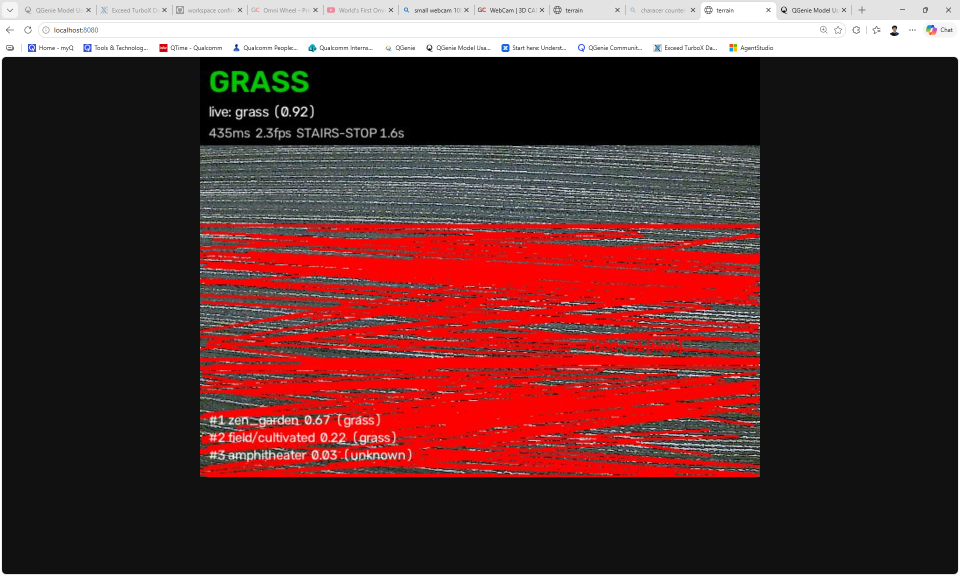
#> input picture image.png, 1920 x 1152 px (shown at 1/2 size)
$ python -i terrain.py   (imports and definitions only)
#> lines starting #> are read from the running program, lines starting #| are printed output that depends on the picture
#> further down, picture is the input picture: shape (1152, 1920, 3); mean B, G, R 50.6, 51.3, 88.9
#!/usr/bin/env python3
"""Terrain sensor for the Shepherd cane — Phases 2+3+4 complete.

Two-signal pipeline:
  (B) TERRAIN CLASSIFIER — Places365 ResNet18 ONNX, aggregated to a 6-class
      taxonomy: {sidewalk, road, grass, stairs, indoor_floor, unknown}.
  (A) STAIR-EDGE / DROP-OFF — classical CV: Canny + probabilistic Hough on
      the lower 60% of frame; near-horizontal lines (±10°, length ≥ 40% of
      frame width); a stack of ≥3 parallel edges in a small vertical span
      (<30% of frame height) is the stair-tread signature.

Wiring to the cane (qcane-wheel on :7000):
  - Rate-limited /api/phone terrain announcements on debounced class change.
  - STAIRS GUARDRAIL: classifier='stairs' OR edge_confidence>=HIGH →
    immediate /api/motor {"dir":0} + distinctive vibro (two 300ms pulses).
    HOLD for 3.0s regardless of next classification.
  - Non-stair edges → single 400ms vibro, at most every 2s.
"""
from __future__ import annotations

import argparse
import http.server
import json
import socketserver
import threading
import time
from pathlib import Path
from urllib import request as urlreq

import cv2
import numpy as np
import onnxruntime as ort

ROOT = Path(__file__).resolve().parent
MODEL = ROOT / "models/places365/resnet18_places365.onnx"
CATEGORIES = ROOT / "models/places365/categories_places365.txt"

IMAGENET_MEAN = np.array([0.485, 0.456, 0.406], np.float32).reshape(3, 1, 1)
IMAGENET_STD = np.array([0.229, 0.224, 0.225], np.float32).reshape(3, 1, 1)

# ---- stair-edge detector config (Phase 3) -----------------------------------
EDGE_ROI_TOP = 0.40          # only analyze the lower 60% of frame
EDGE_ANGLE_TOL_DEG = 10      # near-horizontal = within ±10° of horizontal
EDGE_MIN_LEN_FRAC = 0.60     # min line length as fraction of frame width (raised from 0.40)
EDGE_MIN_PARALLEL = 5        # ≥5 parallel horizontal edges = stair signature (raised from 3)
EDGE_VERTICAL_SPAN_FRAC = 0.30  # parallel edges must be within this fraction of frame height
EDGE_HIGH_CONFIDENCE = 6     # ≥ this many parallel edges = HIGH confidence (raised from 4)

# ---- cane wiring config (Phase 4) -------------------------------------------
DEFAULT_CANE_URL = "http://127.0.0.1:7000"
POST_INTERVAL_S = 2.0           # min seconds between terrain announcements
POST_TIMEOUT_S = 1.0
STAIRS_STOP_HOLD_S = 3.0       # force-hold wheel stop on STAIRS for this long
EDGE_VIBRO_COOLDOWN_S = 2.0    # non-stair edge vibro at most every 2s
LOOP_SLEEP = 0.3               # throttle inference loop

# ---- 6-class terrain taxonomy ----------------------------------------------
TAXONOMY = ("sidewalk", "road", "grass", "stairs", "indoor_floor", "unknown")

# Hand-curated 365 -> taxonomy map. Populated from the exact Places365
# category names (see models/places365/categories_places365.txt). Every raw
# class NOT in this map falls through to "unknown" — better to admit
# uncertainty than assert a wrong label.
#
# Rules of thumb used to build this:
#   - "sidewalk"    walkable pedestrian outdoor surface
#   - "road"        vehicular surface (something a cane user should NOT be on)
#   - "grass"       natural terrain / vegetation underfoot
#   - "stairs"      any staircase / escalator (the safety-critical class)
#   - "indoor_floor" a floor you'd walk on indoors
#   - "unknown"     anything else, or ambiguous
NAME_TO_TERRAIN = {
    # ---- stairs (safety critical — err on side of firing this)
    "staircase": "stairs",
    "escalator/indoor": "stairs",
    "elevator/door": "stairs",  # deep well ahead
    "fire_escape": "stairs",

    # ---- sidewalk / pedestrian outdoor
    "sidewalk": "sidewalk",
    "promenade": "sidewalk",
    "crosswalk": "sidewalk",
    "boardwalk": "sidewalk",
    "plaza": "sidewalk",
    "courtyard": "sidewalk",
    "patio": "sidewalk",
    "driveway": "sidewalk",
    "porch": "sidewalk",
    "alley": "sidewalk",
    "campus": "sidewalk",
    "downtown": "sidewalk",       # street-level pedestrian
    "residential_neighborhood": "sidewalk",
    "picnic_area": "sidewalk",

    # ---- road (vehicular — hazard for a pedestrian)
    "street": "road",
    "highway": "road",
    "desert_road": "road",
    "field_road": "road",
    "forest_road": "road",
    "parking_lot": "road",
    "parking_garage/indoor": "road",
    "parking_garage/outdoor": "road",
    "runway": "road",
    "raceway": "road",
    "racecourse": "road",
    "gas_station": "road",
    "bridge": "road",
    "viaduct": "road",

    # ---- grass / natural terrain
    "lawn": "grass",
    "yard": "grass",
    "field/cultivated": "grass",
    "field/wild": "grass",
    "hayfield": "grass",
    "wheat_field": "grass",
    "corn_field": "grass",
    "pasture": "grass",
    "vegetable_garden": "grass",
    "park": "grass",
    "botanical_garden": "grass",
    "formal_garden": "grass",
    "japanese_garden": "grass",
    "roof_garden": "grass",
    "topiary_garden": "grass",
    "golf_course": "grass",
    "soccer_field": "grass",
    "football_field": "grass",
    "baseball_field": "grass",
    "athletic_field/outdoor": "grass",
    "forest/broadleaf": "grass",
    "forest_path": "grass",
    "rainforest": "grass",
    "bamboo_forest": "grass",
    "orchard": "grass",
    "vineyard": "grass",
    "tree_farm": "grass",
    "rice_paddy": "grass",
    "farm": "grass",
    "marsh": "grass",
    "swamp": "grass",
    "mountain_path": "grass",     # trail / natural
    "trench": "grass",             # earth underfoot

    # ---- indoor floor
    "corridor": "indoor_floor",
    "hallway": "indoor_floor",
    "lobby": "indoor_floor",
    "reception": "indoor_floor",
    "waiting_room": "indoor_floor",
    "entrance_hall": "indoor_floor",
    "elevator_lobby": "indoor_floor",
    "kitchen": "indoor_floor",
    "living_room": "indoor_floor",
    "dining_room": "indoor_floor",
    "dining_hall": "indoor_floor",
    "bedroom": "indoor_floor",
    "bedchamber": "indoor_floor",
    "childs_room": "indoor_floor",
    "dorm_room": "indoor_floor",
    "hotel_room": "indoor_floor",
    "hospital_room": "indoor_floor",
    "bathroom": "indoor_floor",
    "shower": "indoor_floor",
    "closet": "indoor_floor",
    "attic": "indoor_floor",
    "basement": "indoor_floor",
    "storage_room": "indoor_floor",
    "utility_room": "indoor_floor",
    "office": "indoor_floor",
    "office_cubicles": "indoor_floor",
    "home_office": "indoor_floor",
    "classroom": "indoor_floor",
    "kindergarden_classroom": "indoor_floor",
    "lecture_room": "indoor_floor",
    "conference_room": "indoor_floor",
    "conference_center": "indoor_floor",
    "auditorium": "indoor_floor",
    "library/indoor": "indoor_floor",
    "bookstore": "indoor_floor",
    "shopping_mall/indoor": "indoor_floor",
    "supermarket": "indoor_floor",
    "department_store": "indoor_floor",
    "clothing_store": "indoor_floor",
    "shoe_shop": "indoor_floor",
    "jewelry_shop": "indoor_floor",
    "hardware_store": "indoor_floor",
    "toyshop": "indoor_floor",
    "pharmacy": "indoor_floor",
    "drugstore": "indoor_floor",
    "gift_shop": "indoor_floor",
    "florist_shop/indoor": "indoor_floor",
    "candy_store": "indoor_floor",
    "delicatessen": "indoor_floor",
    "bakery/shop": "indoor_floor",
    "restaurant": "indoor_floor",
    "restaurant_kitchen": "indoor_floor",
    "cafeteria": "indoor_floor",
    "coffee_shop": "indoor_floor",
    "food_court": "indoor_floor",
    "fastfood_restaurant": "indoor_floor",
    "pizzeria": "indoor_floor",
    "diner/outdoor": "indoor_floor",
    "bar": "indoor_floor",
    "pub/indoor": "indoor_floor",
    "beer_hall": "indoor_floor",
    "banquet_hall": "indoor_floor",
    "ballroom": "indoor_floor",
    "museum/indoor": "indoor_floor",
    "natural_history_museum": "indoor_floor",
    "science_museum": "indoor_floor",
    "art_gallery": "indoor_floor",
    "church/indoor": "indoor_floor",
    "temple/asia": "indoor_floor",
    "throne_room": "indoor_floor",
    "bank_vault": "indoor_floor",
    "gymnasium/indoor": "indoor_floor",
    "martial_arts_gym": "indoor_floor",
    "basketball_court/indoor": "indoor_floor",
    "bowling_alley": "indoor_floor",
    "beauty_salon": "indoor_floor",
    "laundromat": "indoor_floor",
    "hospital": "indoor_floor",
    "airport_terminal": "indoor_floor",
    "bus_station/indoor": "indoor_floor",
    "train_station/platform": "indoor_floor",
    "subway_station/platform": "indoor_floor",
    "bus_interior": "indoor_floor",
    "train_interior": "indoor_floor",
    # everything else -> unknown
}


# [29 lines left out: functions load_categories, build_class_to_terrain, not called in this run]


# ---- stair-edge detection (Phase 3) ------------------------------------------

class StairEdgeResult:
    def __init__(self, detected: bool, edge_row: int, n_edges: int,
                 confidence: str, lines: list):
        self.detected = detected
        self.edge_row = edge_row    # row of the topmost (farthest) stair edge in full frame
        self.n_edges = n_edges      # parallel edges found
        self.confidence = confidence  # "high" | "low" | "none"
        self.lines = lines          # list of (x1,y1,x2,y2) in full-frame coords for overlay


def detect_stair_edges(frame_bgr: np.ndarray) -> StairEdgeResult:
    """Classical stair-edge detection via Canny + probabilistic Hough."""
    h, w = frame_bgr.shape[:2]
#> h = 1152; w = 1920
    roi_top = int(h * EDGE_ROI_TOP)
#> roi_top = 460
    roi = frame_bgr[roi_top:, :]
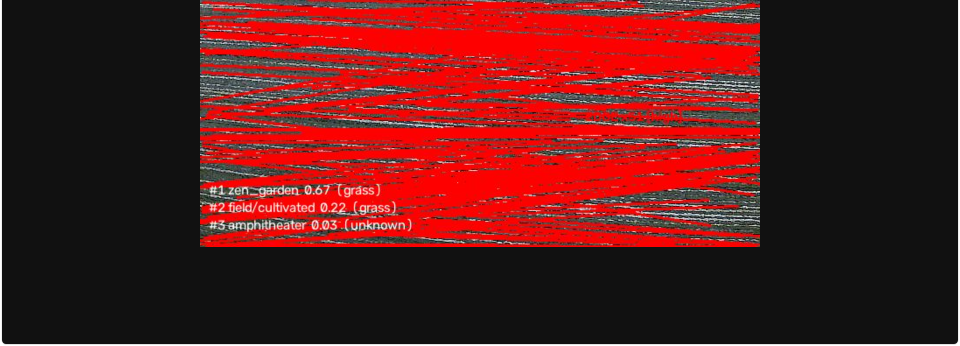
#> roi: shape (692, 1920, 3) (shown at 1/2 size); mean B, G, R 26.8, 27.5, 90.4
    rh, rw = roi.shape[:2]
#> rh = 692; rw = 1920

    gray = cv2.cvtColor(roi, cv2.COLOR_BGR2GRAY)
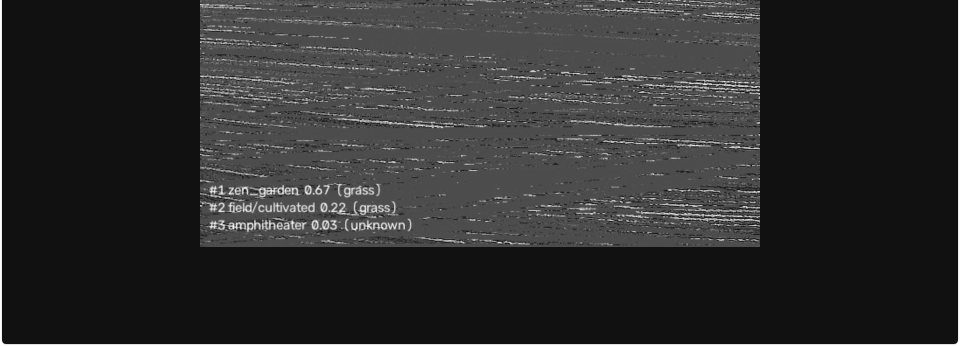
#> gray: shape (692, 1920) (shown at 1/2 size); min 2, max 255, mean 46.2
    edges = cv2.Canny(gray, 50, 150)
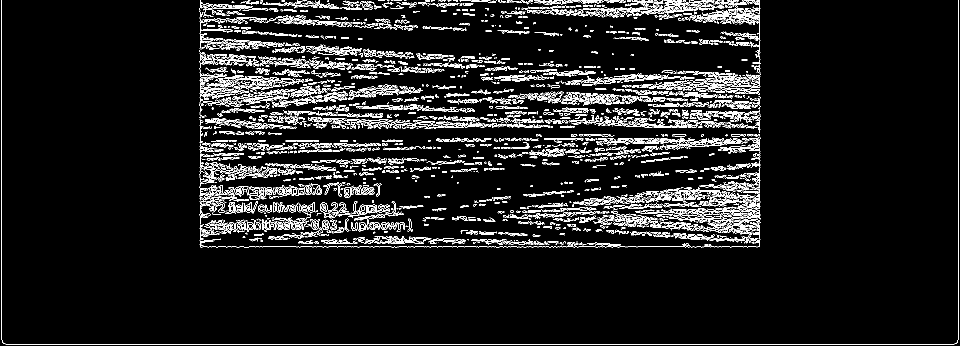
#> edges: shape (692, 1920) (shown at 1/2 size); 7.1% white in thin lines or dots
    min_len = int(rw * EDGE_MIN_LEN_FRAC)
#> min_len = 1152
    lines = cv2.HoughLinesP(edges, 1, np.pi / 180, threshold=40,
                            minLineLength=min_len, maxLineGap=20)
#> lines = [[11, 688, 1908, 688]]
    if lines is None:
        return StairEdgeResult(False, 0, 0, "none", [])

    # Filter to near-horizontal lines
    horiz = []
    for line in lines:
        pts = line.flatten()
        x1, y1, x2, y2 = int(pts[0]), int(pts[1]), int(pts[2]), int(pts[3])
        angle = abs(np.degrees(np.arctan2(y2 - y1, x2 - x1)))
        if angle < EDGE_ANGLE_TOL_DEG or angle > (180 - EDGE_ANGLE_TOL_DEG):
            mid_y = (y1 + y2) / 2
            horiz.append((mid_y, (x1, y1 + roi_top, x2, y2 + roi_top)))
#> this loop made 1 pass
#> (x1, y1, x2, y2, angle, mid_y) on pass 1: (11, 688, 1908, 688, 0, 688)
#> after the loop, horiz = [(688, (11, 1148, 1908, 1148))]

    if len(horiz) < EDGE_MIN_PARALLEL:
        return StairEdgeResult(False, 0, len(horiz), "none",
                               [ln for _, ln in horiz])

    # Check if ≥ EDGE_MIN_PARALLEL lines cluster within a small vertical span
    horiz.sort(key=lambda x: x[0])
    ys = [y for y, _ in horiz]
    max_span = rh * EDGE_VERTICAL_SPAN_FRAC
    best_count = 0
    best_top_y = 0
    for i in range(len(ys)):
        count = 0
        for j in range(i, len(ys)):
            if ys[j] - ys[i] <= max_span:
                count += 1
            else:
                break
        if count > best_count:
            best_count = count
            best_top_y = ys[i]

    detected = best_count >= EDGE_MIN_PARALLEL
    confidence = "high" if best_count >= EDGE_HIGH_CONFIDENCE else ("low" if detected else "none")
    edge_row = int(best_top_y) + roi_top if detected else 0
    return StairEdgeResult(detected, edge_row, best_count, confidence,
                           [ln for _, ln in horiz])


# ---- cane REST poster (Phase 4) ---------------------------------------------

class CanePoster:
    # [62 lines left out: functions __init__, _post, announce_terrain, stairs_stop, not called in this run]

    def in_stairs_hold(self) -> bool:
        return time.monotonic() < self._stairs_hold_until

    # [42 lines left out: functions edge_vibro, status, resolve_device, make_session, softmax, not called in this run]


class Decision:
    # [9 lines left out: function __init__, not called in this run]


class Terrain:
    # [144 lines left out: functions __init__, _capture_loop, _preprocess, _aggregate, _step_debounce, _infer_loop, not called in this run]

    # ---- render debug view -----------------------------------------------
    _COLOR = {
        "sidewalk": (200, 200, 200),
        "road": (0, 0, 255),
        "grass": (0, 200, 0),
        "stairs": (0, 165, 255),
        "indoor_floor": (255, 200, 100),
        "unknown": (128, 128, 128),
    }

    # [50 lines left out: function _render, not called in this run]

    def latest(self) -> bytes | None:
        with self._lock:
            return self._panel

    # [29 lines left out: function snapshot, not called in this run]


NAV: Terrain | None = None
PAGE = b"""<!doctype html><html><head><title>terrain</title>
<style>body{margin:0;background:#111;display:flex;justify-content:center}
img{max-width:100vw;max-height:100vh}</style></head>
<body><img src="/stream"></body></html>"""


class Handler(http.server.BaseHTTPRequestHandler):
    def log_message(self, *_):
        pass

    # [39 lines left out: functions _json, do_GET, not called in this run]


class ThreadingServer(socketserver.ThreadingMixIn, http.server.HTTPServer):
    daemon_threads = True
    allow_reuse_address = True


# [21 lines left out: function main, not called in this run]


# [2 lines not run here, left out]

>>> import cv2
>>> picture = cv2.imread('../../image.png')
>>> result = detect_stair_edges(picture)
